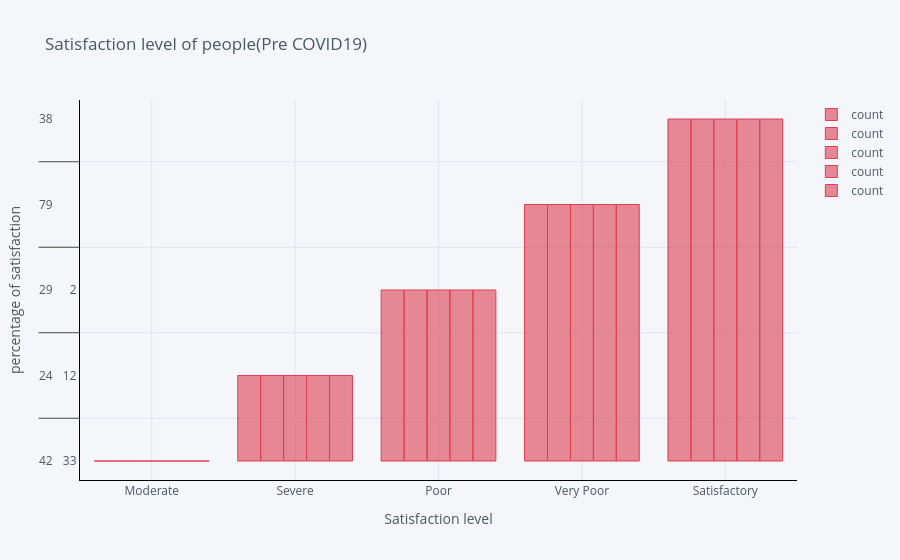

Notebook code cell kept with this figure:
### Code cell
def al(var):
    cities = [var]
    filtered_city_day = df1[df1['Date'] <= '2020-04-01']
    AQI = filtered_city_day[filtered_city_day.City.isin(cities)][['City','Air_quality']]
    AQI[var] = AQI['Air_quality']
    k = AQI[var].value_counts()
    m = pd.DataFrame((round((k/sum(k))*100)))
    return m
c11 = al('Ahmedabad')
c22 = al('Delhi')
c33 = al('Kolkata')
c44 = al('Mumbai')
c55 = al('Bengaluru')
df_row = pd.concat([c11,c22,c33,c44,c55],axis=1)
df_row.iplot(kind='bar', align='center',xTitle='Satisfaction level', yTitle='percentage of satisfaction' ,linecolor='black', title='Satisfaction level of people(Pre COVID19)')

### Figure 1 — Plotly figure (JSON) as saved in the notebook; plotly's stock layout.template omitted (floating-point values rounded to 4 significant figures)
{"data": [{"marker": {"color": "rgba(219, 64, 82, 0.6)", "line": {"color": "rgba(219, 64, 82, 1.0)", "width": 1}}, "name": "count", "orientation": "v", "text": "", "type": "bar", "x": ["Moderate", "Severe", "Poor", "Very Poor", "Satisfactory", "Good"], "y": [[42, 24, 29, 79, 38], [33, 12, 2, "", ""], [12, 28, 16, 2, 2], [11, 27, 9, 0, 0], [1, 7, 33, 18, 54], [0, 1, 10, 1, 5]]}, {"marker": {"color": "rgba(219, 64, 82, 0.6)", "line": {"color": "rgba(219, 64, 82, 1.0)", "width": 1}}, "name": "count", "orientation": "v", "text": "", "type": "bar", "x": ["Moderate", "Severe", "Poor", "Very Poor", "Satisfactory", "Good"], "y": [[42, 24, 29, 79, 38], [33, 12, 2, "", ""], [12, 28, 16, 2, 2], [11, 27, 9, 0, 0], [1, 7, 33, 18, 54], [0, 1, 10, 1, 5]]}, {"marker": {"color": "rgba(219, 64, 82, 0.6)", "line": {"color": "rgba(219, 64, 82, 1.0)", "width": 1}}, "name": "count", "orientation": "v", "text": "", "type": "bar", "x": ["Moderate", "Severe", "Poor", "Very Poor", "Satisfactory", "Good"], "y": [[42, 24, 29, 79, 38], [33, 12, 2, "", ""], [12, 28, 16, 2, 2], [11, 27, 9, 0, 0], [1, 7, 33, 18, 54], [0, 1, 10, 1, 5]]}, {"marker": {"color": "rgba(219, 64, 82, 0.6)", "line": {"color": "rgba(219, 64, 82, 1.0)", "width": 1}}, "name": "count", "orientation": "v", "text": "", "type": "bar", "x": ["Moderate", "Severe", "Poor", "Very Poor", "Satisfactory", "Good"], "y": [[42, 24, 29, 79, 38], [33, 12, 2, "", ""], [12, 28, 16, 2, 2], [11, 27, 9, 0, 0], [1, 7, 33, 18, 54], [0, 1, 10, 1, 5]]}, {"marker": {"color": "rgba(219, 64, 82, 0.6)", "line": {"color": "rgba(219, 64, 82, 1.0)", "width": 1}}, "name": "count", "orientation": "v", "text": "", "type": "bar", "x": ["Moderate", "Severe", "Poor", "Very Poor", "Satisfactory", "Good"], "y": [[42, 24, 29, 79, 38], [33, 12, 2, "", ""], [12, 28, 16, 2, 2], [11, 27, 9, 0, 0], [1, 7, 33, 18, 54], [0, 1, 10, 1, 5]]}], "layout": {"autosize": true, "legend": {"bgcolor": "#F5F6F9", "font": {"color": "#4D5663"}}, "paper_bgcolor": "#F5F6F9", "plot_bgcolor": "#F5F6F9", "title": {"font": {"color": "#4D5663"}, "text": "Satisfaction level of people(Pre COVID19)"}, "xaxis": {"autorange": true, "gridcolor": "#E1E5ED", "linecolor": "black", "range": [-0.5, 4.5], "showgrid": true, "tickfont": {"color": "#4D5663"}, "title": {"font": {"color": "#4D5663"}, "text": "Satisfaction level"}, "type": "category", "zerolinecolor": "#E1E5ED"}, "yaxis": {"autorange": true, "gridcolor": "#E1E5ED", "linecolor": "black", "range": [-0.2222, 4.222], "showgrid": true, "tickfont": {"color": "#4D5663"}, "title": {"font": {"color": "#4D5663"}, "text": "percentage of satisfaction"}, "type": "multicategory", "zerolinecolor": "#E1E5ED"}}}
